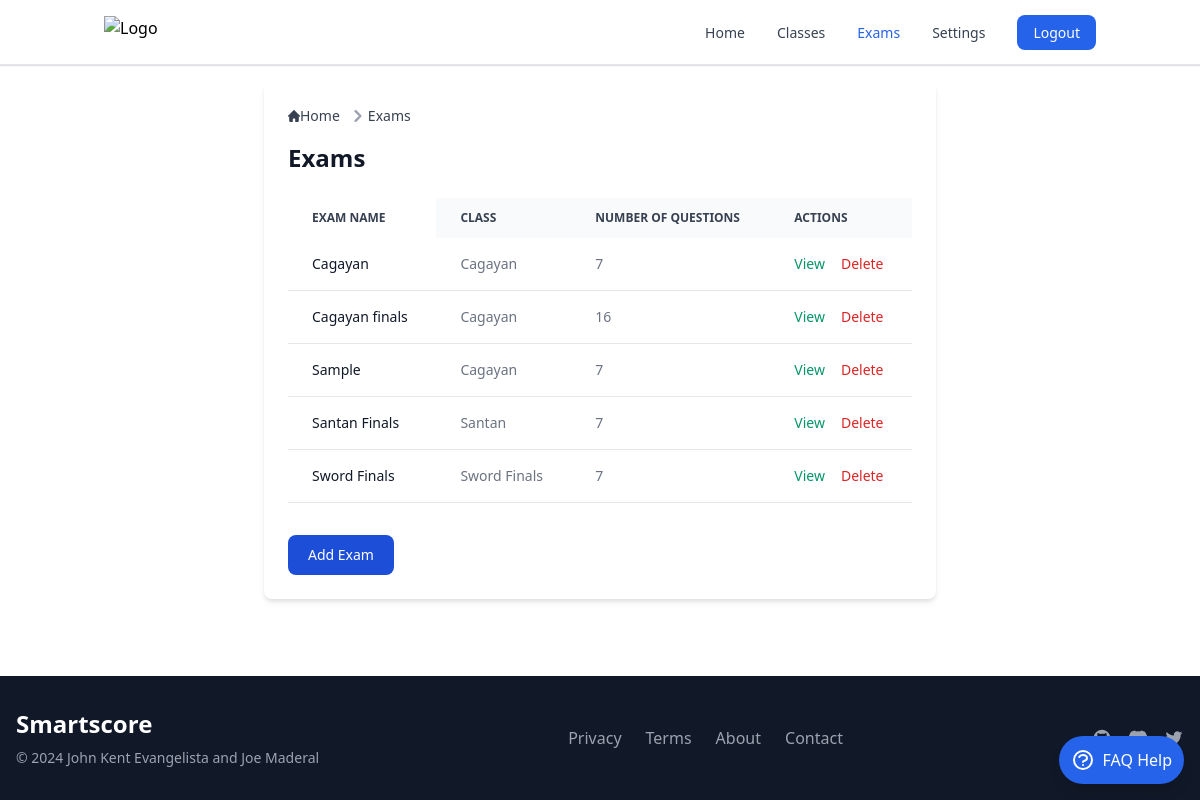
Before: /exams/ (signed in) with the older database file.
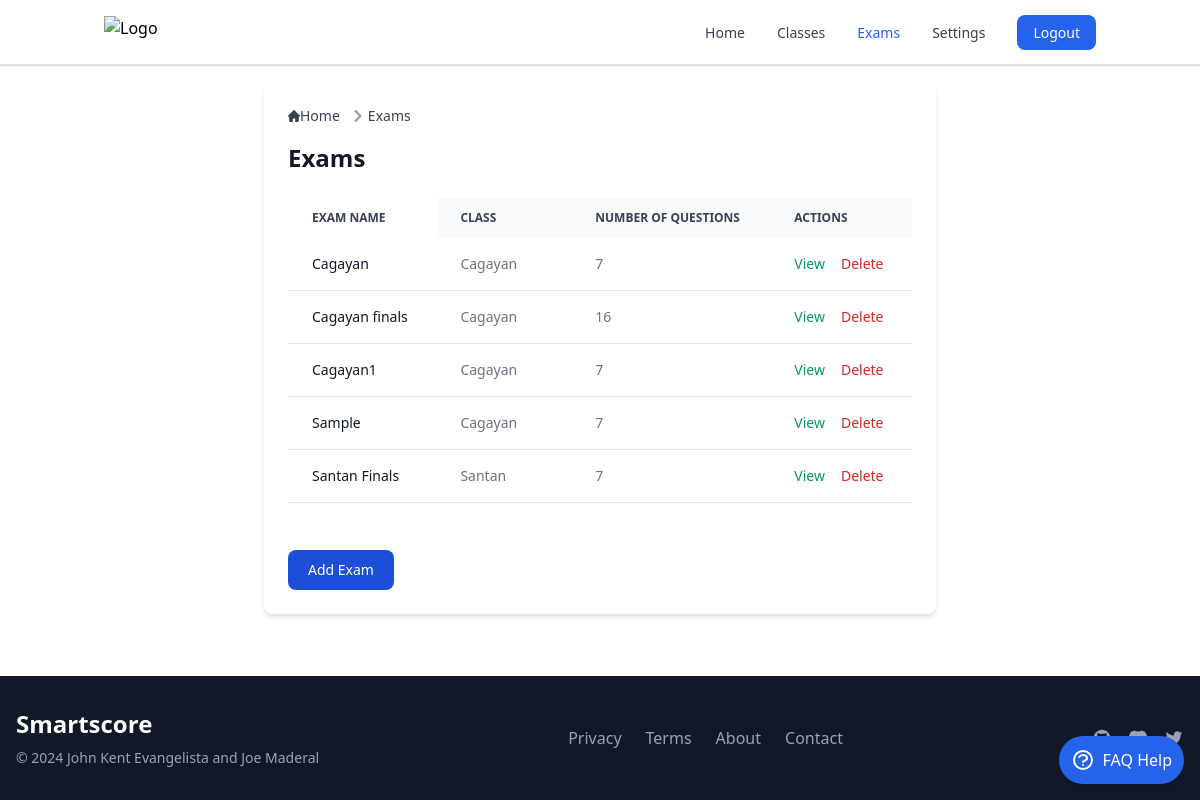
After: the same page with the newer database file.
### smartscoreapp/models.py (models this page shows, shortened)
class Exam(models.Model):
    exam_id = models.CharField(max_length=3, unique=True, editable=False)
    name = models.CharField(max_length=50)
    class_assigned = models.ForeignKey(Class, related_name='exams', on_delete=models.SET_NULL, null=True)  # Set to NULL on class deletion
    questions = models.ManyToManyField(Question, related_name='exams')
    set_id = models.CharField(max_length=6, unique=True, blank=True)
    instructions = models.TextField(blank=True, null=True)
    time_limit = models.IntegerField(null=True, blank=True)

class Class(models.Model):
    name = models.CharField(max_length=100)
    description = models.TextField(blank=True)
    user = models.ForeignKey(settings.AUTH_USER_MODEL, on_delete=models.CASCADE)

### smartscoreapp/views.py (the view)
# urls.py: path('exams/', exams_view, name='exams'),
@login_required
def exams_view(request):
    user_instance = request.user
    if request.method == 'POST':
        form = ExamForm(request.POST, user=user_instance)
        if form.is_valid():
            exam = form.save(commit=False)
            exam.save()
            for i in range(3):
                ExamSet.objects.create(exam=exam, set_number=i + 1)
            messages.success(request, 'Exam and sets added successfully!')
            return redirect('exams')
        else:
            messages.error(request, 'There was an error adding the exam. Please check the form for errors.')
    else:
        form = ExamForm(user=user_instance)
    exams = Exam.objects.filter(class_assigned__user=user_instance)\
        .annotate(num_questions=Count('questions'))\
        .order_by('name')  # Add this line to sort alphabetically
    classes = Class.objects.filter(user=user_instance)
    context = {
        'exams': exams,
        'form': form,
        'classes': classes,
    }
    return render(request, 'exams.html', context)

### templates/exams/exams.html (shortened to what this page needs)
{% extends "base.html" %} {% block content %}
<div class="max-w-2xl mx-auto p-6 bg-white shadow-md rounded-lg">
  <nav class="flex mb-4" aria-label="Breadcrumb">
    <ol
      class="inline-flex items-center space-x-1 md:space-x-2 rtl:space-x-reverse"
    >
      <li class="inline-flex items-center">
        <a
          href="{% url 'index' %}"
          class="inline-flex items-center text-sm font-medium text-gray-700 hover:text-blue-600 dark:text-gray-400 dark:hover:text-white"
        >
          Home
        </a>
      </li>
      <li class="flex items-center">
        <svg
          class="rtl:rotate-180 w-3 h-3 text-gray-400 mx-1"
          aria-hidden="true"
          xmlns="http://www.w3.org/2000/svg"
          fill="none"
          viewBox="0 0 6 10"
        >
          <path
            stroke="currentColor"
            stroke-linecap="round"
            stroke-linejoin="round"
            stroke-width="2"
            d="m1 9 4-4-4-4"
          />
        </svg>
        <a
          href="{% url 'exams' %}"
          class="text-sm font-medium text-gray-700 hover:text-blue-600 dark:text-gray-400 dark:hover:text-white"
          >Exams</a
        >
      </li>
    </ol>
  </nav>
  <h1 class="text-2xl font-semibold text-gray-900 dark:text-white mb-6">
    Exams
  </h1>
  <div class="relative overflow-x-auto max-h-80 mb-6">
    <table
      class="min-w-full text-sm text-left text-gray-500 dark:text-gray-400"
    >
      <thead
        class="text-xs text-gray-700 uppercase bg-gray-50 dark:bg-gray-700 dark:text-gray-400"
      >
        <tr>
          <th
            scope="col"
            class="px-6 py-3 sticky left-0 bg-white dark:bg-gray-800 z-10"
          >
            Exam Name
          </th>
          <th scope="col" class="px-6 py-3">Class</th>
          <th scope="col" class="px-6 py-3">Number of Questions</th>
          <th scope="col" class="px-6 py-3 min-w-[150px]">Actions</th>
        </tr>
      </thead>
      <tbody>
        {% for exam in exams %}
        <tr class="bg-white border-b dark:bg-gray-800 dark:border-gray-700">
          <td
            class="px-6 py-4 font-medium text-gray-900 dark:text-white sticky left-0 bg-white dark:bg-gray-800 z-10"
          >
            {{ exam.name }}
          </td>
          <td class="px-6 py-4">{{ exam.class_assigned.name }}</td>
          <td class="px-6 py-4">{{ exam.num_questions }}</td>
          <td class="px-6 py-4 flex gap-4">
            <a
              href="{% url 'exam_detail' exam.id %}"
              class="text-green-600 hover:underline"
              >View</a
            >
            <a
              href="{% url 'delete_exam' exam.id %}"
              class="text-red-600 hover:underline"
              onclick="return confirm('Are you sure you want to delete this exam?');"
              >Delete</a
            >
          </td>
        </tr>
        {% endfor %}
      </tbody>
    </table>
  </div>
  <div class="add-exam-section mt-8">
    <button
      data-modal-target="add-exam-modal"
      data-modal-toggle="add-exam-modal"
      class="block text-white bg-blue-700 hover:bg-blue-800 focus:ring-4 focus:outline-none focus:ring-blue-300 font-medium rounded-lg text-sm px-5 py-2.5 text-center dark:bg-blue-600 dark:hover:bg-blue-700 dark:focus:ring-blue-800"
      type="button"
    >
      Add Exam
    </button>
  </div>
</div>
{% endblock %}

Changed rows visible on the page:
no longer on this page (row unchanged): Exam: name "Sword Finals", class_assigned.name "Sword Finals", num_questions "7"
added Exam: name "Cagayan1", class_assigned.name "Cagayan", num_questions "7"
